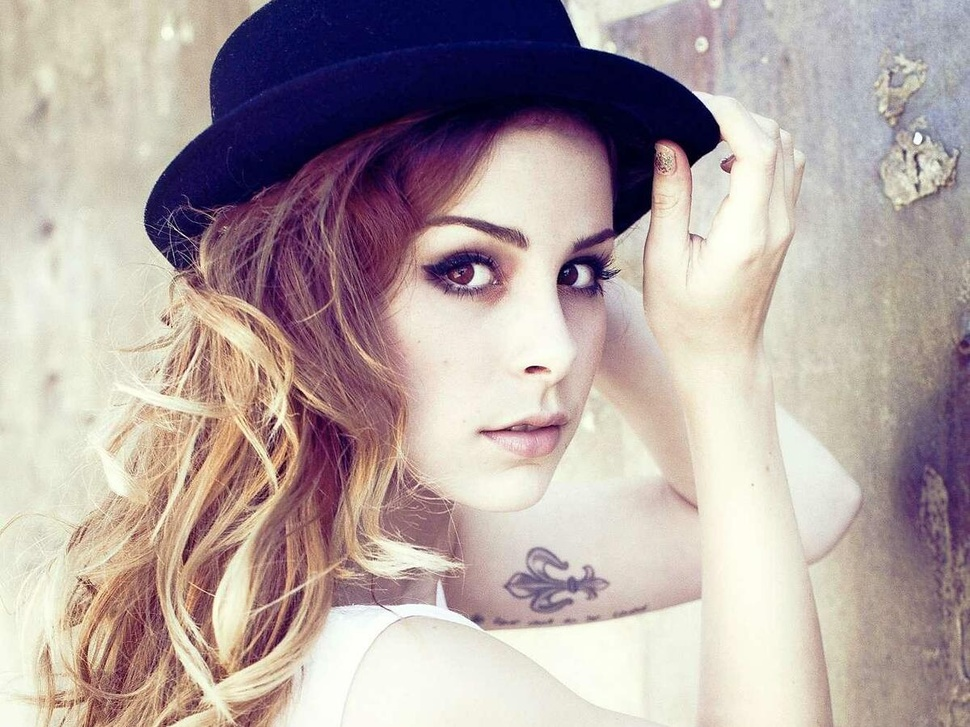
//> input picture Lena_M.jpg, 970 x 727 px, shrunk from 1200 x 900 before the run, given in place of the camera
$ ./Videocapture   (built with g++ and OpenCV 4)
//> lines starting //> are read from the running program, lines starting //| are printed output that depends on the picture
#include <iostream>
#include <opencv2/core/core.hpp>
#include <string>
#include <opencv2/imgproc/imgproc.hpp>
#include <opencv2/highgui/highgui.hpp>
#include <opencv2/imgproc/imgproc.hpp>
#include <opencv2/video/background_segm.hpp>

using namespace std;
using namespace cv;

double getMSE(const Mat& I1, const Mat& I2);

int main()
{
    Mat current;
    VideoCapture cam1;
    VideoWriter *writer = new VideoWriter();
    Mat frameGrayscale;       // grayscale of input frame
    Mat frameBlurred;         // intermediate blured frame
    Mat frameCanny;           // Edge-detection


    cam1.open(0);

    namedWindow("Normal");

    if(!cam1.isOpened())
    {
        cout << "Cam not found" << endl;
        return -1;
    }

    cam1>>current;
//> current is the input picture: 727 rows x 970 cols, CV_8UC3; mean B, G, R 161.8, 163.7, 178.1
    Size *s = new Size((int)current.cols,current.rows);
    writer->open("MyVideo.avi",CV_FOURCC('D','I','V','X'),10,*s,false);


    while(true)
    {
        //Take the input
        cam1 >> current;

        // Convert to Grayscale
        cvtColor(current, frameGrayscale, CV_BGR2GRAY);
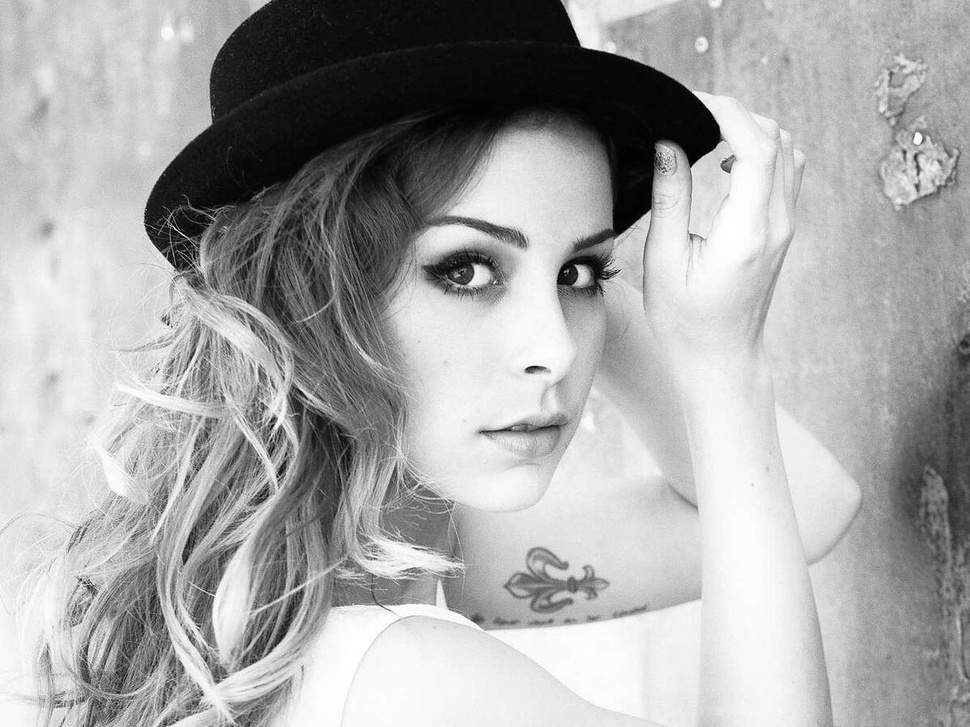
//> frameGrayscale: 727 rows x 970 cols, CV_8UC1; min 1, max 255, mean 167.8

        //Blur the frames
        GaussianBlur(frameGrayscale, frameBlurred, Size(5, 5), 1.5);

        //Apply Canny-filter
        Canny(frameBlurred, frameCanny,50,150);
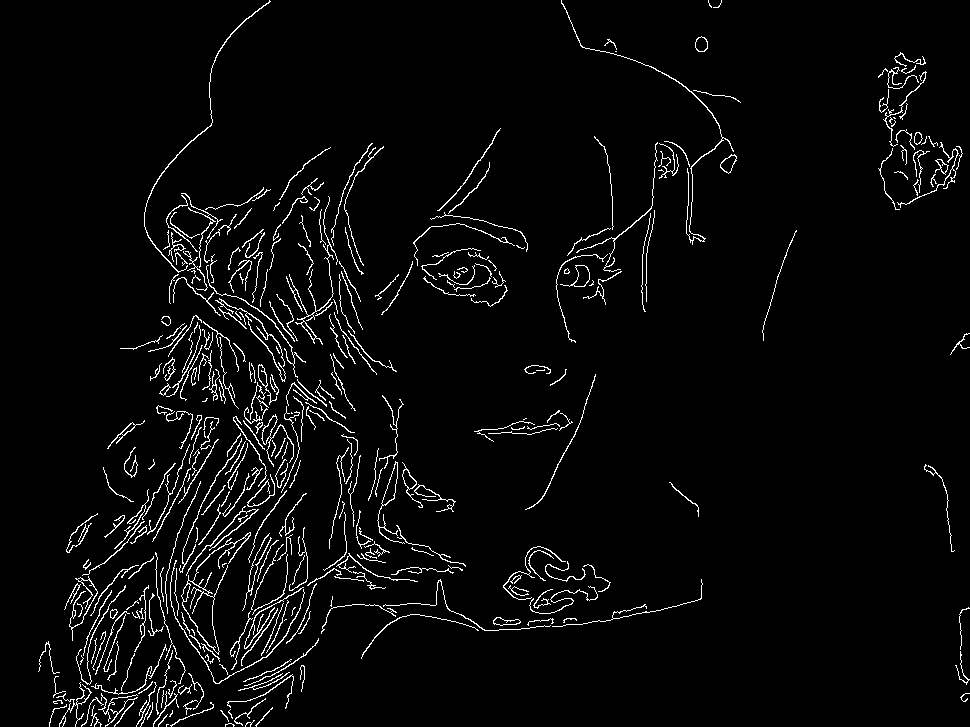
//> frameCanny: 727 rows x 970 cols, CV_8UC1; 3.6% white in thin lines or dots

        *writer << frameCanny;
        imshow("Normal",frameCanny);

        if(waitKey(30)>=0)
//> the Esc key is pressed
         {
               break;
         }


    }
}
